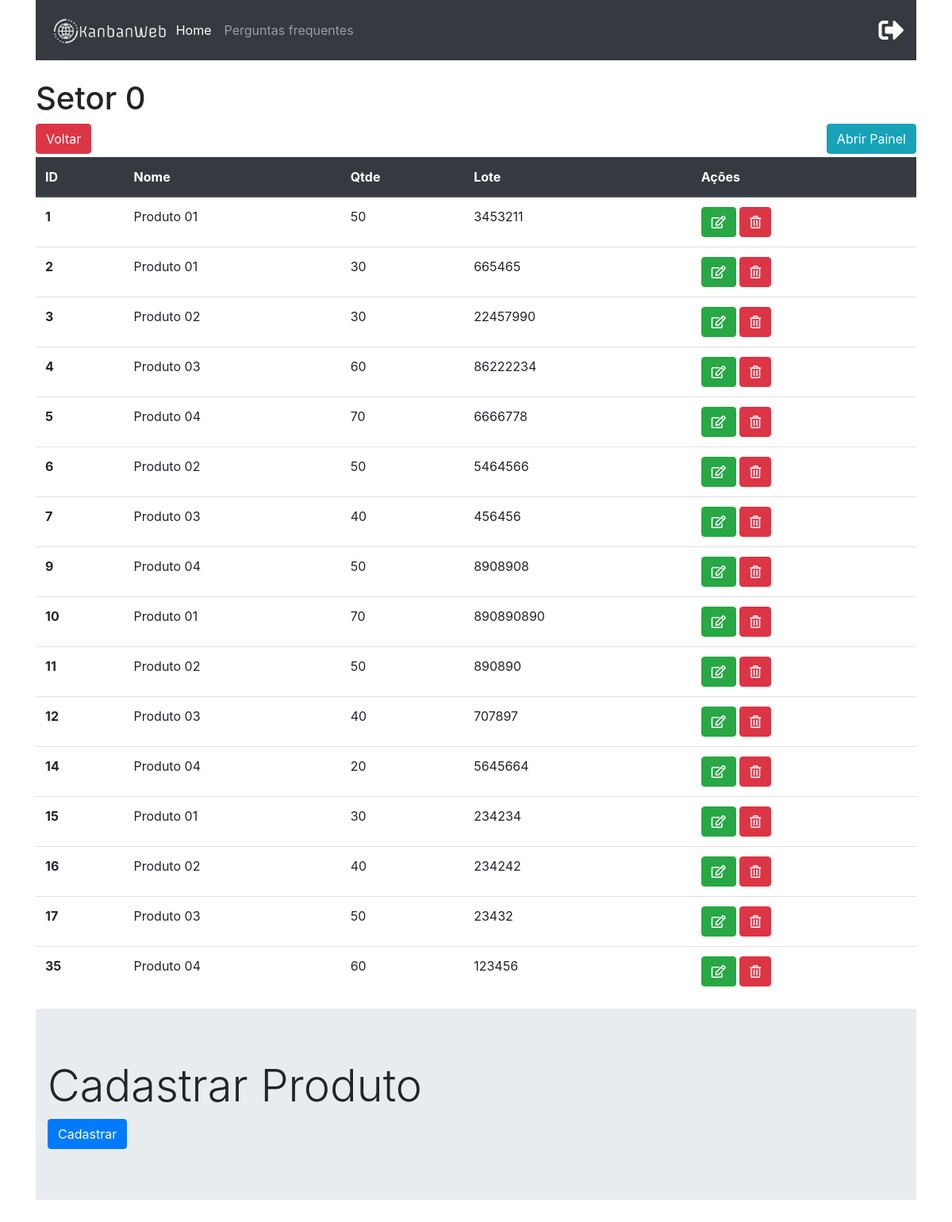
The app's page /setor/, older data.
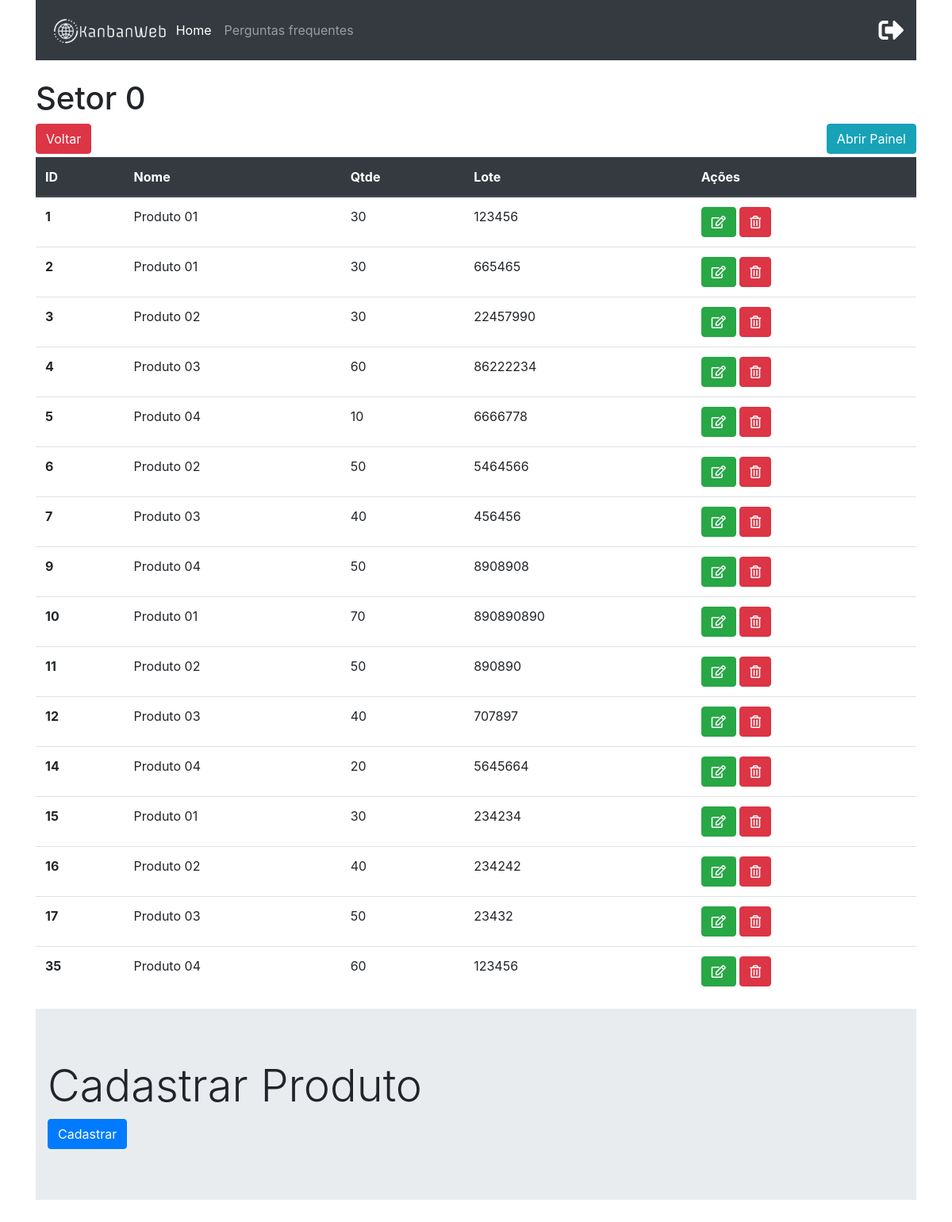
The same page, newer data.
### kanbanWebApp/models.py (models this page shows, shortened)
class Produto(models.Model):
    nome = models.CharField(max_length=100)
    quantidade = models.IntegerField()
    lote = models.IntegerField()
    setor = models.ForeignKey(Setor, on_delete=models.CASCADE)

### kanbanWebApp/views.py (the view)
# urls.py: path('setor/', setor, name='kanbanWebApp_setor'),
def setor(request):
    if request.method == 'POST':
        idSetor = request.POST['selectSetor']
        produtos = Produto.objects.filter(setor=idSetor)
        form = ProdutoForm()
        data = {'produtos': produtos, 'idSetor': idSetor, 'form': form}
        return render(request, 'kanbanWebApp/setor.html', data)
    else:
        produtos = Produto.objects.all()
        data = {'produtos': produtos}
        return render(request, 'kanbanWebApp/setor.html', data)

### kanbanWebApp/templates/kanbanWebApp/setor.html (shortened to what this page needs)
{% extends 'kanbanWebApp/base.html' %}
{% load static %}
{% block main %}
    <form method="POST" action="{% url 'kanbanWebApp_painel' idSetor %}" class="mt-4">
        <h1 name="id" value="idSetor">Setor 0{{idSetor}}</h1>
        <div class="row">
            <div class="col-sm-1 col-md-3 col-lg-4">
                <a href="{% url 'kanbanWebApp_home' %}">
                    <button type="button" class="btn btn-danger">Voltar</button>
                </a>
            </div>
            <div class="col-sm-1 col-md-3 col-lg-8">
                <button type="submit" class="btn btn-info float-right" value="idSetor">Abrir Painel</button>
            </div>
        </div>
    </form>
    <div class="row">
        <div class="col-sm-6 col-lg-12">
            <table class="table mt-1">
                <thead class="thead-dark">
                    <tr>
                    <th scope="col">ID</th>
                    <th scope="col">Nome</th>
                    <th scope="col">Qtde</th>
                    <th scope="col">Lote</th>
                    <th scope="col">Ações</th>
                    </tr>
                </thead>
                <tbody>
                    {% for produto in produtos %}
                        <tr>
                            <th scope="row">{{ produto.id}}</th>
                            <td>{{ produto.nome}}</td>
                            <td>{{ produto.quantidade}}</td>
                            <td>{{ produto.lote}}</td>
                            <td>
                                <a href="{% url 'kanbanWebApp_produto_update' produto.id idSetor %}">
                                    <button type="button" class="btn btn-success"><i class="far fa-edit"></i></button>
                                </a>
                                <a href="{% url 'kanbanWebApp_produto_delete' produto.id idSetor %}">
                                    <button type="button" class="btn btn-danger"><i class="far fa-trash-alt"></i></button>
                                </a>
                            </td>
                        </tr>
                    {% endfor%}
                </tbody>
            </table>
        </div>
    </div>
    <div class="jumbotron jumbotron-fluid">
        <div class="container">
            <h1 class="display-4">Cadastrar Produto</h1>
            <form action="{% url 'kanbanWebApp_produto_novo' idSetor %}" method="POST">
                <button class="btn btn-primary" type="submit">Cadastrar</button>
            </form>
        </div>
    </div>
{% endblock %}

Row changes from the older to the newer data that the page shows:
changed Produto id 1: quantidade "50" → "30"; lote "3453211" → "123456"
changed Produto id 5: quantidade "70" → "10"
